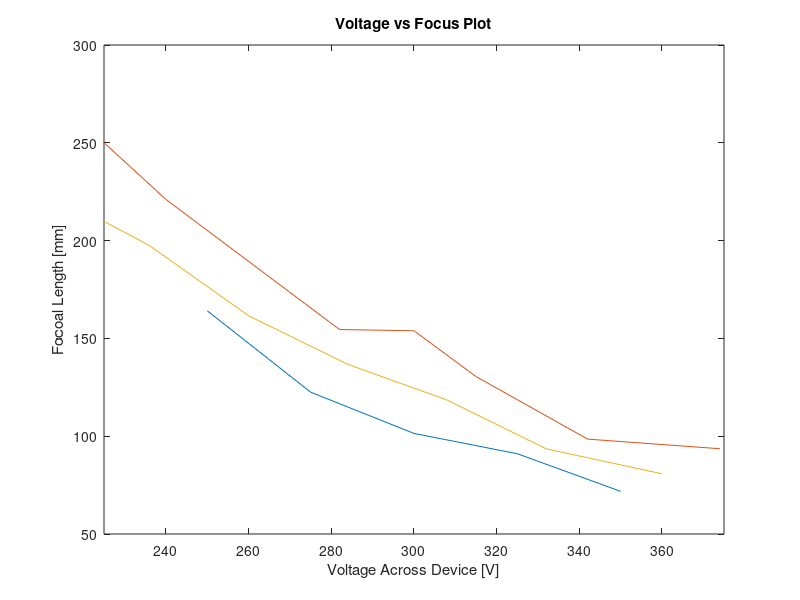

Reproduce this figure in MATLAB. (Note: this script raises an error after producing the figure.)
close all; clear all; clc;

%Chopper data was taken from 40% to 60% peak height avoiding jutting part of
%graph. There distance from the lens to the chopper blade was measured and
%the transition time from 40% to 60% was colleceted spacing out the data
%every 0.5 cm. This data was then used to fit a regression plot and the
%focus was solved for when the regression crossed the 0 axis. Due to non
%idealites with the beam not coming to a point, data where there was
%no/verry little change between points was ignored and not fit into the
%regression model.

Profilm_V     = [0 42 92 140 186 190 240 282 300 315 342 374];
Profilm_D     = [0.85 0.215 0.385 0.775 1.75 1.77 2.545 3.64 3.655 4.31 5.71 6.01]; %um
Chopper_V     = [250 275 300 325 350];
Chopper_F     = [164.1 122.5 101.42 91.03 71.8];           %mm
InterFer_V    = [0 23 50 71 93 119 144 166 195 214 236 260 284 308 332 360];
InterFer_Frng = [2 2 2 3 3 5 5 6 7 8 9 11 13 15 19 22];    %num of fringe

%Convert to deflection
InterFer_D    = (InterFer_Frng.*(633/2)).*0.001;           %um

%Convert to Focus Length
Profilm_F_Predict = [];
InterFer_F_Predict = [];

for i = 1:length(Profilm_D)
    Profilm_F_Predict = [Profilm_F_Predict (1.5^2)/(4*Profilm_D(i)*0.001)];     %mm
end

for i = 1:length(InterFer_D)
    InterFer_F_Predict  = [InterFer_F_Predict (1.5^2)/(4*InterFer_D(i)*0.001)]; %mm
end

%Plot Data Theory vs measured for my stuff

figure(1); plot(Chopper_V, Chopper_F); hold on; title("Voltage vs Focus Plot");
ylabel("Focoal Length [mm]"); xlabel("Voltage Across Device [V]");
plot(Profilm_V, Profilm_F_Predict); plot(InterFer_V,InterFer_F_Predict); 
xlim([225 375]); ylim([50 300]); legend("Chopper Data", ...
    "Interferometer Prediction", "Profilm " + "Prediction", ...
    Location="northeast"); hold off;
